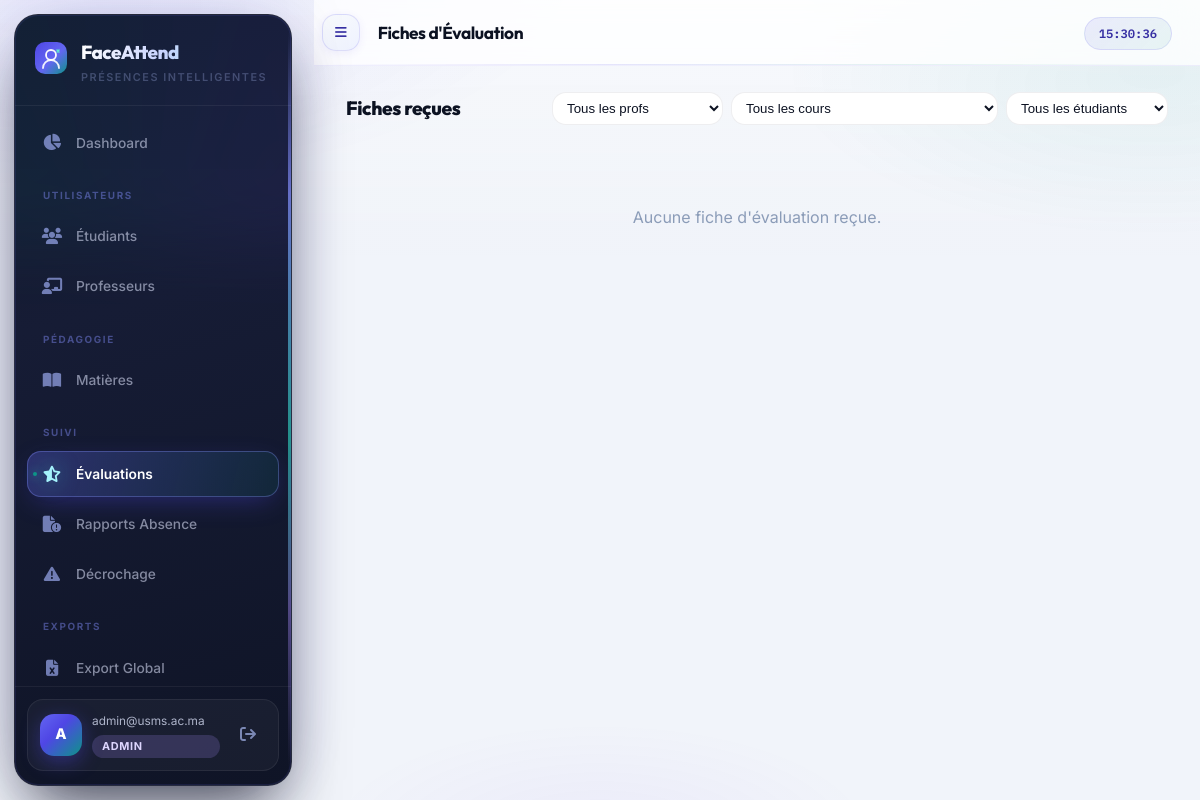
/admin/evaluations (signed in), run on an earlier commit of the app's database.
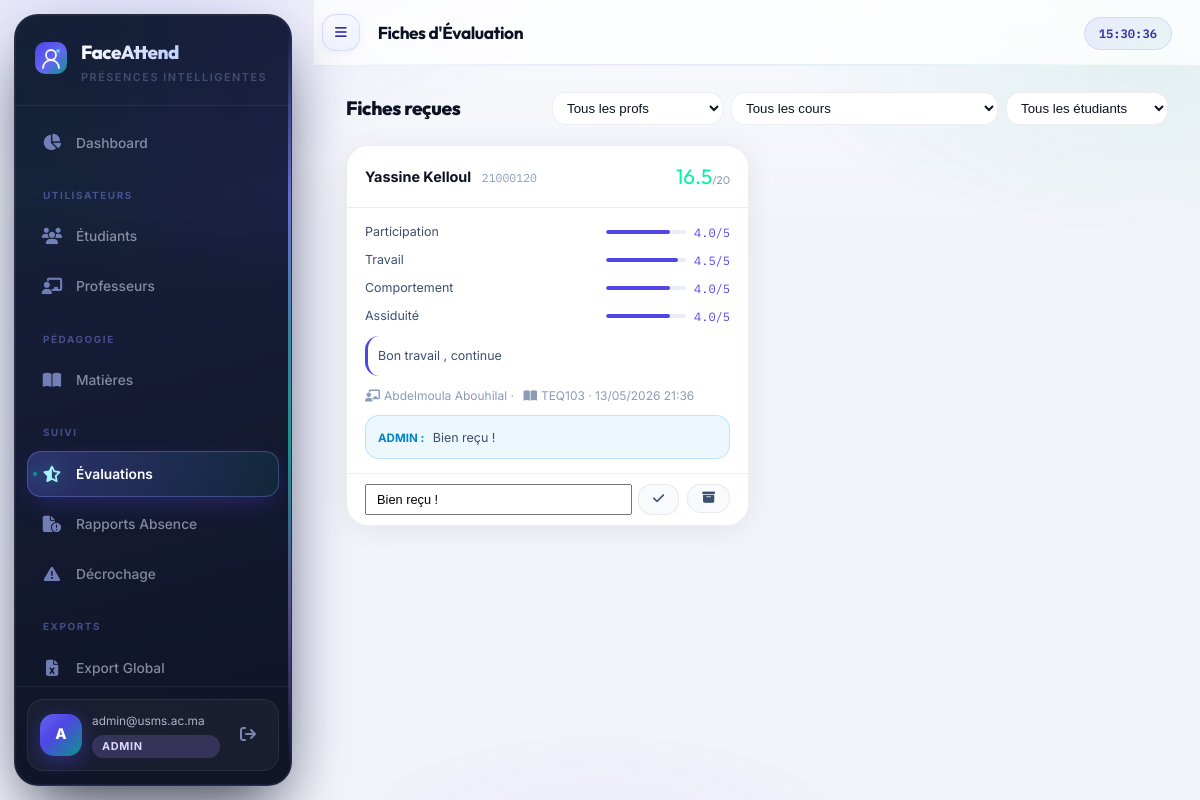
And on a later commit of the database.
### app/models/__init__.py (models this page shows, shortened)
class User(UserMixin, db.Model):
    __tablename__ = "users"
    id           = db.Column(db.Integer, primary_key=True)
    email        = db.Column(db.String(255), unique=True, nullable=False, index=True)
    password_hash= db.Column(db.String(255), nullable=False)
    role         = db.Column(db.Enum(RoleEnum), nullable=False)
    is_active    = db.Column(db.Boolean, default=True)
    consent_given= db.Column(db.Boolean, default=False)          # CNDP
    consent_date = db.Column(db.DateTime)
    failed_logins= db.Column(db.Integer, default=0)
    locked_until = db.Column(db.DateTime)
    created_at   = db.Column(db.DateTime, default=lambda: datetime.now(timezone.utc))
    updated_at   = db.Column(db.DateTime, onupdate=lambda: datetime.now(timezone.utc))
    deleted_at   = db.Column(db.DateTime)   # Soft delete (droit à l'oubli CNDP)
    student_profile = db.relationship("Student", back_populates="user", uselist=False)
    teacher_profile = db.relationship("Teacher", back_populates="user", uselist=False)

class Evaluation(db.Model):
    __tablename__ = "evaluations"
    id          = db.Column(db.Integer, primary_key=True)
    teacher_id  = db.Column(db.Integer, db.ForeignKey("teachers.id"), nullable=False)
    student_id  = db.Column(db.Integer, db.ForeignKey("students.id"), nullable=False)
    course_id   = db.Column(db.Integer, db.ForeignKey("courses.id"),  nullable=False)
    note_participation  = db.Column(db.Float, default=0)   # /5
    note_travail        = db.Column(db.Float, default=0)   # /5
    note_comportement   = db.Column(db.Float, default=0)   # /5
    note_assiduite      = db.Column(db.Float, default=0)   # /5
    note_globale        = db.Column(db.Float, default=0)   # /20 — calculée auto
    commentaire         = db.Column(db.Text)
    statut              = db.Column(db.Enum(EvaluationStatus),
                                    default=EvaluationStatus.BROUILLON)
    created_at          = db.Column(db.DateTime,
                                    default=lambda: datetime.now(timezone.utc))
    sent_at             = db.Column(db.DateTime)
    admin_commentaire   = db.Column(db.Text)
    admin_archived_at   = db.Column(db.DateTime)
    teacher  = db.relationship("Teacher",  foreign_keys=[teacher_id])
    student  = db.relationship("Student",  foreign_keys=[student_id])
    course   = db.relationship("Course",   foreign_keys=[course_id])
    @property
    def mention(self):
        n = self.note_globale or 0
        if n >= 16: return ("Très Bien", "#00f5a0")
        if n >= 14: return ("Bien",      "#00c8ff")
        if n >= 12: return ("Assez Bien","#ffb347")
        if n >= 10: return ("Passable",  "#aaa")
        return ("Insuffisant", "#ff4d6d")

class Student(db.Model):
    __tablename__ = "students"
    id              = db.Column(db.Integer, primary_key=True)
    user_id         = db.Column(db.Integer, db.ForeignKey("users.id"), unique=True)
    student_number  = db.Column(db.String(20), unique=True, nullable=False)  # CNE / Matricule
    first_name      = db.Column(db.String(100), nullable=False)
    last_name       = db.Column(db.String(100), nullable=False)
    program         = db.Column(db.String(100))   # Filière
    year_of_study   = db.Column(db.Integer)
    group_name      = db.Column(db.String(50))
    face_encoding_enc  = db.Column(db.LargeBinary)   # AES-GCM ciphertext
    face_encoding_nonce= db.Column(db.LargeBinary)   # 96-bit nonce GCM
    face_encoding_tag  = db.Column(db.LargeBinary)   # 128-bit auth tag GCM
    face_photo_enc     = db.Column(db.LargeBinary)
    face_photo_nonce   = db.Column(db.LargeBinary)
    face_photo_tag     = db.Column(db.LargeBinary)
    face_enrolled_at   = db.Column(db.DateTime)
    pseudonym          = db.Column(db.String(64), unique=True)  # Pseudonymisation CNDP
    user        = db.relationship("User", back_populates="student_profile")
    attendances = db.relationship("Attendance", back_populates="student", lazy="dynamic")
    enrollments = db.relationship("Enrollment",  back_populates="student", lazy="dynamic")
    @property
    def full_name(self):
        return f"{self.first_name} {self.last_name}"

class Teacher(db.Model):
    __tablename__ = "teachers"
    id         = db.Column(db.Integer, primary_key=True)
    user_id    = db.Column(db.Integer, db.ForeignKey("users.id"), unique=True)
    first_name = db.Column(db.String(100), nullable=False)
    last_name  = db.Column(db.String(100), nullable=False)
    department = db.Column(db.String(100))
    phone      = db.Column(db.String(20))
    user    = db.relationship("User", back_populates="teacher_profile")
    courses = db.relationship("Course", back_populates="teacher", lazy="dynamic")
    @property
    def full_name(self):
        return f"{self.first_name} {self.last_name}"

class Course(db.Model):
    __tablename__ = "courses"
    id          = db.Column(db.Integer, primary_key=True)
    teacher_id  = db.Column(db.Integer, db.ForeignKey("teachers.id"))
    name        = db.Column(db.String(150), nullable=False)
    code        = db.Column(db.String(20), unique=True, nullable=False)
    description = db.Column(db.Text)
    credits     = db.Column(db.Integer, default=3)
    room        = db.Column(db.String(50))
    is_active   = db.Column(db.Boolean, default=True)
    teacher     = db.relationship("Teacher", back_populates="courses")
    sessions    = db.relationship("Session", back_populates="course", lazy="dynamic")
    enrollments = db.relationship("Enrollment", back_populates="course", lazy="dynamic")

### app/api/admin.py (the view)
@admin_bp.route("/evaluations")
@admin_required
def evaluations():
    course_id  = request.args.get("course_id",  type=int)
    teacher_id = request.args.get("teacher_id", type=int)
    student_id = request.args.get("student_id", type=int)
    page       = request.args.get("page", 1, type=int)
    query = Evaluation.query.filter_by(statut=EvaluationStatus.ENVOYEE)
    if course_id:  query = query.filter_by(course_id=course_id)
    if teacher_id: query = query.filter_by(teacher_id=teacher_id)
    if student_id: query = query.filter_by(student_id=student_id)
    pagination = query.order_by(Evaluation.sent_at.desc()).paginate(
        page=page, per_page=20, error_out=False
    )
    teachers = Teacher.query.join(User).filter(User.is_active == True).all()
    courses  = Course.query.filter_by(is_active=True).all()
    students = Student.query.join(User).filter(User.deleted_at.is_(None)).all()
    return render_template("admin/evaluations.html",
                           pagination=pagination,
                           teachers=teachers,
                           courses=courses,
                           students=students,
                           f_course=course_id,
                           f_teacher=teacher_id,
                           f_student=student_id)

### app/api/admin.py (called while the page is built)
def admin_required(f):
    @wraps(f)
    @login_required
    def decorated(*args, **kwargs):
        if current_user.role != RoleEnum.ADMIN:
            flash("Accès réservé aux administrateurs.", "danger")
            return redirect(url_for("auth.login"))
        return f(*args, **kwargs)
    return decorated

### frontend/templates/admin/evaluations.html (shortened to what this page needs)
{% extends "base.html" %}
{% block page_title %}Fiches d'Évaluation{% endblock %}
{% block content %}
<div class="section-header">
  <h2>Fiches reçues</h2>
  <form method="GET" style="display:flex;gap:8px;flex-wrap:wrap">
    <select name="teacher_id" onchange="this.form.submit()" style="padding:7px 10px;background:var(--bg-2);border:1px solid var(--border-2);border-radius:var(--radius);color:var(--text);font-size:.83rem">
      <option value="">Tous les profs</option>
    </select>
    <select name="course_id" onchange="this.form.submit()" style="padding:7px 10px;background:var(--bg-2);border:1px solid var(--border-2);border-radius:var(--radius);color:var(--text);font-size:.83rem">
      <option value="">Tous les cours</option>
    </select>
    <select name="student_id" onchange="this.form.submit()" style="padding:7px 10px;background:var(--bg-2);border:1px solid var(--border-2);border-radius:var(--radius);color:var(--text);font-size:.83rem">
      <option value="">Tous les étudiants</option>
    </select>
  </form>
</div>
<div style="display:grid;grid-template-columns:repeat(auto-fill,minmax(340px,1fr));gap:16px">
{% for f in pagination.items %}
<div class="card" style="padding:0;overflow:hidden">
  <div style="padding:14px 18px;border-bottom:1px solid var(--border-2);display:flex;justify-content:space-between;align-items:center">
    <div>
      <strong style="font-size:.9rem">{{ f.student.full_name }}</strong>
      <span style="font-size:.72rem;font-family:var(--font-mono);color:var(--text-3);margin-left:6px">{{ f.student.student_number }}</span>
    </div>
    {% set m = f.mention %}
    <span style="font-family:var(--font-head);font-size:1.3rem;color:{{ m[1] }}">{{ f.note_globale }}<span style="font-size:.7rem;color:var(--text-3)">/20</span></span>
  </div>
  <div style="padding:14px 18px">
    {% for label, val in [('Participation', f.note_participation), ('Travail', f.note_travail), ('Comportement', f.note_comportement), ('Assiduité', f.note_assiduite)] %}
    <div style="display:flex;justify-content:space-between;align-items:center;margin-bottom:8px">
      <span style="font-size:.78rem;color:var(--text-2)">{{ label }}</span>
      <div style="display:flex;align-items:center;gap:8px">
        <div style="width:80px;height:4px;background:var(--bg-3);border-radius:2px;overflow:hidden">
          <div style="height:100%;width:{{ (val/5*100)|round|int }}%;background:var(--accent);border-radius:2px"></div>
        </div>
        <span style="font-family:var(--font-mono);font-size:.75rem;color:var(--accent);min-width:24px;text-align:right">{{ val }}/5</span>
      </div>
    </div>
    {% endfor %}
    {% if f.commentaire %}
    <div style="margin-top:10px;padding:10px;background:var(--bg-2);border-radius:var(--radius);border-left:3px solid var(--accent)">
      <p style="font-size:.78rem;color:var(--text-2);margin:0">{{ f.commentaire }}</p>
    </div>
    {% endif %}
    <div style="margin-top:10px;font-size:.75rem;color:var(--text-3)">
      <i class="fas fa-chalkboard-user" style="margin-right:4px"></i>{{ f.teacher.full_name }} ·
      <i class="fas fa-book-open" style="margin-left:6px;margin-right:4px"></i>{{ f.course.code }} ·
      {{ f.sent_at.strftime('%d/%m/%Y %H:%M') if f.sent_at else '—' }}
    </div>
    {% if f.admin_commentaire %}
    <div style="margin-top:10px;padding:8px 12px;background:rgba(14,165,233,.08);border:1px solid rgba(14,165,233,.22);border-radius:var(--radius)">
      <span style="font-size:.72rem;color:#0284c7;font-weight:700">ADMIN :</span>
      <span style="font-size:.78rem;color:var(--text-2);margin-left:4px">{{ f.admin_commentaire }}</span>
    </div>
    {% endif %}
  </div>
  <div style="padding:10px 18px;border-top:1px solid var(--border-2);display:flex;gap:8px">
    <form method="POST" action="{{ url_for('admin.evaluation_comment', eval_id=f.id) }}" style="flex:1;display:flex;gap:6px">
      <input name="commentaire" class="form-control" placeholder="Commentaire admin…"
             style="flex:1;padding:6px 10px;font-size:.8rem"
             value="{{ f.admin_commentaire or '' }}">
      <button type="submit" class="btn btn--sm btn--ghost"><i class="fas fa-check"></i></button>
    </form>
    <form method="POST" action="{{ url_for('admin.evaluation_archive', eval_id=f.id) }}"
          onsubmit="return confirm('Archiver cette fiche ?')">
      <button type="submit" class="btn btn--sm btn--ghost" title="Archiver">
        <i class="fas fa-archive"></i>
      </button>
    </form>
  </div>
</div>
{% else %}
<div style="grid-column:1/-1;text-align:center;color:var(--text-3);padding:60px">
  Aucune fiche d'évaluation reçue.
</div>
{% endfor %}
</div>
{% endblock %}

### frontend/templates/base.html (shortened to what this page needs)
<!DOCTYPE html>
<html lang="fr">
<head>
  <link rel="stylesheet" href="https://cdnjs.cloudflare.com/ajax/libs/font-awesome/6.6.0/css/all.min.css"/>
  <link rel="stylesheet" href="{{ url_for('static', filename='css/main.css') }}"/>
</head>
<body>
{% if current_user.is_authenticated %}
<aside class="sidebar" id="sidebar" aria-label="Navigation principale">
  <div class="sidebar__aurora" aria-hidden="true"></div>
  <div class="sidebar__rail" aria-hidden="true"></div>
  <div class="sidebar__brand">
    <span class="sidebar__logo">
    </span>
    <div class="sidebar__brand-text">
      <span class="sidebar__name">FaceAttend</span>
      <span class="sidebar__tagline">Présences intelligentes</span>
    </div>
  </div>
  <nav class="sidebar__nav">
    {% if current_user.role.value == 'admin' %}
      <a href="{{ url_for('admin.dashboard') }}"
         class="nav-item {% if request.endpoint == 'admin.dashboard' %}active{% endif %}">
        <i class="fas fa-chart-pie"></i><span>Dashboard</span>
      </a>
      <div class="nav-separator">Utilisateurs</div>
      <a href="{{ url_for('admin.students') }}"
         class="nav-item {% if 'students' in request.path and 'edit' not in request.path %}active{% endif %}">
        <i class="fas fa-users"></i><span>Étudiants</span>
      </a>
      <a href="{{ url_for('admin.teachers') }}"
         class="nav-item {% if 'teachers' in request.path and 'edit' not in request.path %}active{% endif %}">
        <i class="fas fa-chalkboard-user"></i><span>Professeurs</span>
      </a>
      <div class="nav-separator">Pédagogie</div>
      <a href="{{ url_for('admin.courses') }}"
         class="nav-item {% if 'courses' in request.path %}active{% endif %}">
        <i class="fas fa-book-open"></i><span>Matières</span>
      </a>
      <div class="nav-separator">Suivi</div>
      <a href="{{ url_for('admin.evaluations') }}"
         class="nav-item {% if 'evaluations' in request.path %}active{% endif %}">
        <i class="fas fa-star-half-stroke"></i><span>Évaluations</span>
      </a>
      <a href="{{ url_for('admin.absence_reports') }}"
         class="nav-item {% if 'absence-reports' in request.path %}active{% endif %}">
        <i class="fas fa-file-circle-exclamation"></i><span>Rapports Absence</span>
      </a>
      <a href="{{ url_for('admin.at_risk') }}"
         class="nav-item {% if 'at-risk' in request.path %}active{% endif %}">
        <i class="fas fa-triangle-exclamation"></i><span>Décrochage</span>
      </a>
      <div class="nav-separator">Exports</div>
      <a href="{{ url_for('admin.export_report') }}" class="nav-item">
        <i class="fas fa-file-excel"></i><span>Export Global</span>
      </a>
    {% endif %}
  </nav>
  <div class="sidebar__footer">
    <div class="sidebar__user-card">
      <div class="avatar">{{ current_user.email[0].upper() }}</div>
      <div class="sidebar__user-info">
        <span class="sidebar__user-email">{{ current_user.email }}</span>
        <span class="sidebar__user-role badge badge--{{ current_user.role.value }}">{{ current_user.role.value }}</span>
      </div>
      <a href="{{ url_for('auth.logout') }}" class="btn-logout" title="Déconnexion">
        <i class="fas fa-arrow-right-from-bracket"></i>
      </a>
    </div>
  </div>
</aside>
<main class="main-content">
  <header class="topbar">
    <button class="topbar__toggle" onclick="document.getElementById('sidebar').classList.toggle('collapsed')">
      <i class="fas fa-bars"></i>
    </button>
    <h1 class="topbar__title">{% block page_title %}{% endblock %}</h1>
    <div class="topbar__right">
      <span class="topbar__time" id="clock"></span>
    </div>
  </header>
  <div class="page-body">
    {% block content %}{% endblock %}
  </div>
</main>
{% else %}
  {% block auth_content %}{% endblock %}
{% endif %}
</body>
</html>

What changed in the data, as far as the page shows it:
added Evaluation: student.full_name "Yassine Kelloul", student.student_number "21000120", note_globale "16.5", label "Participation", note_participation "4.0", label "Travail", note_travail "4.5", label "Comportement", note_comportement "4.0", label "Assiduité", note_assiduite "4.0", commentaire "Bon travail , continue", teacher.full_name "Abdelmoula Abouhilal", course.code "TEQ103", sent_at "13/05/2026 21:36", admin_commentaire "Bien reçu !", commentaire "Bien reçu !"
Also different on the page:
text no longer shown: "Aucune fiche d'évaluation reçue."
